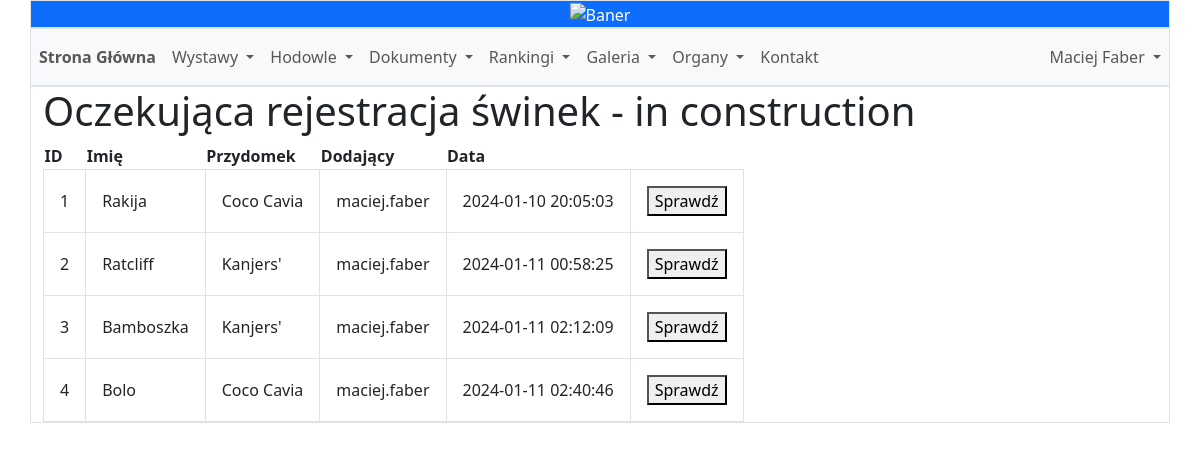
The page /waiting_pig_list/ (signed in) on the database its author committed.
### main_page/models.py (models this page shows)
class User(AbstractUser):
    ROLE_CHOICES = [
        ('MI', 'Miłośnik'),
        ('HP', 'Hodowca Polski'),
        ('HZ', 'Hodowca Zagraniczny'),
        ('WZ', 'Wystawca Zagraniczny'),
        ('WD', 'Wystawca standardu D')
    ]
    CLUB_CHOICES = [
        ('PL', 'Polska (CCP)'),
        ('PET', 'Wystawca standardu D - Brak klubu'),
        ('SOCHM', 'Czech Republic (SOCHM)'),
        ('SZOCHVM', 'Czech Republic (SZOCHVM)'),
        ('SK', 'Slovakia'),
        ('UA', 'Ukraine'),
        ('SE', 'Sweden'),
        ('DMK', 'Denmark (DMK)'),
        ('DMF', 'Denmark (DMF)'),
        ('FI', 'Finland'),
        ('NMK', 'Norway (NMK)'),
        ('NMF', 'Norway (NMF)'),
        ('GB', 'Great Britain'),
        ('MFD', 'Germany (MFD)'),
        ('OMNC', 'Germany (OMNC)'),
        ('NL', 'Netherlands'),
        ('FAEC', 'France (FAEC)'),
        ('CCF', 'France (CCF)'),
        ('CH', 'Switzerland'),
        ('BE', 'Belgium'),
        ('AT', 'Austria'),
        ('IT', 'Italy'),
        ('ES', 'Spain'),
        ('PT', 'Portugal'),
        ('IE', 'Ireland'),
        ('SI', 'Slovenia'),
        ('HU', 'Hungary'),
        ('USA', 'USA'),
        ('CA', 'Canada'),
        ('AU', 'Australia'),
        ('NZ', 'New Zealand'),
    ]
    COUNTRY_CHOICES = [
        ('PL', 'Polska'),
        ('CZ', 'Czech Republic'),
        ('SK', 'Slovakia'),
        ('UA', 'Ukraine'),
        ('SE', 'Sweden'),
        ('DK', 'Denmark'),
        ('FI', 'Finland'),
        ('NO', 'Norway'),
        ('GB', 'Great Britain'),
        ('DE', 'Germany'),
        ('NL', 'Netherlands'),
        ('FR', 'France'),
        ('CH', 'Switzerland'),
        ('BE', 'Belgium'),
        ('AT', 'Austria'),
        ('IT', 'Italy'),
        ('ES', 'Spain'),
        ('PT', 'Portugal'),
        ('IE', 'Ireland'),
        ('SI', 'Slovenia'),
        ('HU', 'Hungary'),
        ('USA', 'USA'),
        ('CA', 'Canada'),
        ('AU', 'Australia'),
        ('NZ', 'New Zealand'),
    ]
    birthdate = models.DateField(null=True, blank=True)
    phone_number = models.CharField(max_length=15, null=True, blank=True)
    country = models.CharField(max_length=20, choices=COUNTRY_CHOICES, blank=True)
    town = models.CharField(max_length=100, null=True, blank=True)
    postal_code = models.CharField(max_length=10, null=True, blank=True)
    registration_number = models.CharField(max_length=20, null=True, blank=True)
    role = models.CharField(max_length=20, choices=ROLE_CHOICES, blank=False)
    club = models.CharField(max_length=10, choices=CLUB_CHOICES, blank=True)
    questionnaire = models.TextField(default="")
    last_edit_date = models.DateTimeField(null=True, blank=True)

### main_page/views.py (the view)
# urls.py: path('waiting_pig_list/', views.display_waiting_pigs, name='waiting_pig_list'),
@login_required
def display_waiting_pigs(request):
    base_dir = os.path.dirname(os.path.dirname(os.path.abspath(__file__)))  # TODO
    json_file_path = os.path.join(base_dir, 'waiting_pig_list.json')
    data = []
    with open(json_file_path, 'r') as json_file:
        for line in json_file:
            try:
                row_data = json.loads(line)
                pig_id = row_data.get('id')
                adding = row_data.get('user_name')
                timestamp = row_data.get('timestamp')
                timestamp = datetime.strptime(timestamp, '%Y-%m-%d %H:%M:%S').strftime('%Y-%m-%d %H:%M:%S')
                pig_name = row_data.get('data', {}).get('exhibitor_pig', {}).get('name')
                pig_nickname = row_data.get('data', {}).get('exhibitor_pig', {}).get('nickname')
                data.append((pig_id, pig_name, pig_nickname, adding, timestamp))
            except json.JSONDecodeError as e:
                return render(request, 'json_error.html', {'error_message': str(e)})
    data.sort(key=lambda x: x[4], reverse=False)
    return render(request, 'waiting_pig_list.html', {'waiting_pigs': data})

### main_page/templates/waiting_pig_list.html
{% extends "base.html" %}
{% block content %}
    <h1>Oczekująca rejestracja świnek - in construction</h1>
    <table>
        <thead>
            <tr>
                <th class="m-3">ID</th>
                <th class="m-3">Imię</th>
                <th class="m-3">Przydomek</th>
                <th class="m-3">Dodający</th>
                <th class="m-3">Data</th>
                <th class="m-3"></th>
            </tr>
        </thead>
        <tbody>
            {% for pig_id, pig_name, pig_nickname, username, timestamp in waiting_pigs %}
                <tr class="m-3">
                    <td class="p-3 border">{{ pig_id }}</td>
                    <td class="p-3 border">{{ pig_name }}</td>
                    <td class="p-3 border">{{ pig_nickname }}</td>
                    <td class="p-3 border">{{ username }}</td>
                    <td class="p-3 border">{{ timestamp }}</td>
                    <td class="p-3 border">
                        <button class="check-btn" onclick="window.location.href='{% url 'waiting_pig_list_details' pig_id %}'">Sprawdź</button>
                    </td>
                </tr>
            {% endfor %}
        </tbody>
    </table>
{% endblock %}

### main_page/templates/base.html (shortened to what this page needs)
<!DOCTYPE html>
<html lang="pl">
<head>
    <!-- {% load static %}
    <link rel="stylesheet" type="text/css" href="{% static 'css/style.css' %}">-->
    <link href="https://cdn.jsdelivr.net/npm/bootstrap@5.3.2/dist/css/bootstrap.min.css" rel="stylesheet">
</head>
<body>
    <div class="container">
		<div class="row">
			<div class="col-sm-12 p-0 border text-center bg-primary text-white">
				<img class="img-fluid w-100" src="https://gcdnb.pbrd.co/images/RrP2BAdYQW9z.jpg?o=1" alt="Baner">
			</div>
		</div>
		<div class="row">
			<div class="col-sm-12 border text-center bg-primary text-white p-0">
				<nav class="navbar navbar-expand-lg navbar-light bg-light">
					<div class="container p-0">
						<div class="collapse navbar-collapse" id="navbarNav">
							<ul class="navbar-nav">
								<li class="nav-item">
									<a class="nav-link fw-bold" href="{% url 'Main' %}">Strona Główna</a>
								</li>
								<li class="nav-item dropdown">
									<a class="nav-link dropdown-toggle" href="#" id="exhibitionsDropdown" role="button" data-bs-toggle="dropdown" aria-expanded="false">
										Wystawy
									</a>
								</li>
								<li class="nav-item dropdown">
									<a class="nav-link dropdown-toggle" href="#" id="breedingDropdown" role="button" data-bs-toggle="dropdown" aria-expanded="false">
										Hodowle
									</a>
								</li>
								<li class="nav-item dropdown">
									<a class="nav-link dropdown-toggle" href="#" id="documentsDropdown" role="button" data-bs-toggle="dropdown" aria-expanded="false">
										Dokumenty
									</a>
								</li>
								<li class="nav-item dropdown">
									<a class="nav-link dropdown-toggle" href="#" id="rankingsDropdown" role="button" data-bs-toggle="dropdown" aria-expanded="false">
										Rankingi
									</a>
								</li>
								<li class="nav-item dropdown">
									<a class="nav-link dropdown-toggle" href="#" id="galleriesDropdown" role="button" data-bs-toggle="dropdown" aria-expanded="false">
										Galeria
									</a>
								</li>
								<li class="nav-item dropdown">
									<a class="nav-link dropdown-toggle" href="#" id="lawDropdown" role="button" data-bs-toggle="dropdown" aria-expanded="false">
										Organy
									</a>
								</li>
								<li class="nav-item">
									<a class="nav-link" href="{% url 'contact' %}">Kontakt</a>
								</li>
							</ul>
							<ul class="navbar-nav ms-auto">
								{% if user.is_authenticated %}
								<li class="nav-item dropdown">
									<a class="nav-link dropdown-toggle" href="#" id="userDropdown" role="button" data-bs-toggle="dropdown" aria-expanded="false">
										{{ user.first_name }} {{ user.last_name }}
									</a>
								</li>
								{% else %}
									<li class="nav-item">
										<a class="nav-link" href="{% url 'login' %}">Zaloguj się</a>
									</li>
								{% endif %}
							</ul>
						</div>
					</div>
				</nav>
			</div>
		</div>
		<div class="row">
			<div class="col-sm-12 border">
				{% block content %}
				{% endblock %}
			</div>
		</div>
	</div>
</body>
</html>

### rows shown on the page
User: first_name "Maciej", last_name "Faber", is_active "1", pig_name "Rakija", pig_nickname "Coco Cavia", username "maciej.faber", timestamp "2024-01-10 20:05:03", id "2", pig_name "Ratcliff", pig_nickname "Kanjers'", timestamp "2024-01-11 00:58:25", pig_id "3", pig_name "Bamboszka", timestamp "2024-01-11 02:12:09", pig_id "4", pig_name "Bolo", timestamp "2024-01-11 02:40:46"
